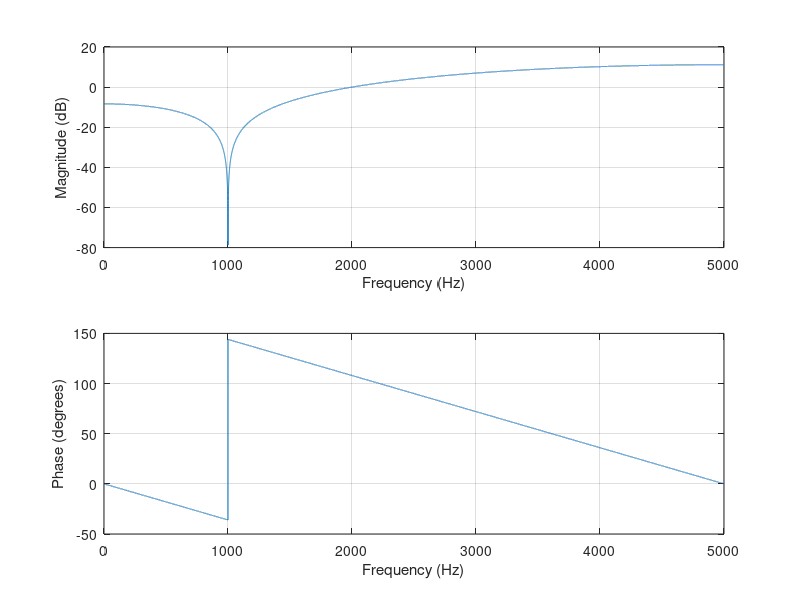

Recreate this plot in MATLAB. (Note: this script raises an error after producing the figure.)
close all;
fs = 10000;             % sampling rate in nm/s
f0 = 1000;                % notch frequency
fn = fs/2;              % Nyquist frequency
freqRatio = f0/fn;      % ratio of notch freq. to Nyquist freq.
notchWidth = 1;       % width of the notch

% Compute zeros
notchZeros = [exp( sqrt(-1)*pi*freqRatio ), exp( -sqrt(-1)*pi*freqRatio )];

% Compute poles
notchPoles = (1-notchWidth) * notchZeros;

% figure;
% zplane(notchZeros.', notchPoles.');

b = poly( notchZeros ); %  Get moving average filter coefficients
a = poly( notchPoles ); %  Get autoregressive filter coefficients

figure;
freqz(b,a,32000,fs)



% filter signal 

T = normData.T;
W = normData.W;
fig = figure;
hold on
plot(W,T)
ylim([-1,1])
% plot(W,cos(f0*W))
TFiltered = filter(b,a,T);
% highpass(T,f0,fs)
plot(W,TFiltered)